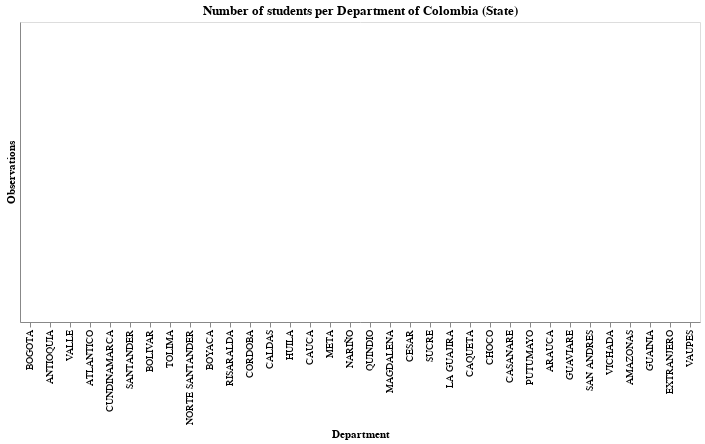

Notebook code cell kept with this figure:
### Markdown cell above
## Students by Department of Residence

### Code cell
# Department of residence (Colombia states)
source = df_eng.groupby('your_dept_resides').count()[['your_consecutive']].reset_index().rename(columns={'your_consecutive':'obs'})

source_order = list(source.sort_values(by=['obs'], ascending=False)['your_dept_resides'])

alt.Chart(source).mark_bar().encode(
    alt.X('your_dept_resides', sort=source_order, title="Department"),
    alt.Y('obs', title="Observations", scale=alt.Scale(type='log')),
    alt.Color('your_dept_resides', legend=None),
    tooltip=['your_dept_resides', 'obs']
).properties(
    title = "Number of students per Department of Colombia (State)"
)

### Figure 1 — Vega-Lite specification as saved in the notebook (floating-point values rounded to 4 significant figures)
{"$schema": "https://vega.github.io/schema/vega-lite/v4.8.1.json", "config": {"view": {"continuousHeight": 300, "continuousWidth": 400}}, "data": {"name": "data-0e8695da26f17b3c412e16aba3075bc3"}, "datasets": {"data-0e8695da26f17b3c412e16aba3075bc3": [{"obs": 32, "your_dept_resides": "AMAZONAS"}, {"obs": 24266, "your_dept_resides": "ANTIOQUIA"}, {"obs": 256, "your_dept_resides": "ARAUCA"}, {"obs": 14004, "your_dept_resides": "ATLANTICO"}, {"obs": 63529, "your_dept_resides": "BOGOTA"}, {"obs": 6705, "your_dept_resides": "BOLIVAR"}, {"obs": 5244, "your_dept_resides": "BOYACA"}, {"obs": 4352, "your_dept_resides": "CALDAS"}, {"obs": 1064, "your_dept_resides": "CAQUETA"}, {"obs": 840, "your_dept_resides": "CASANARE"}, {"obs": 3828, "your_dept_resides": "CAUCA"}, {"obs": 2679, "your_dept_resides": "CESAR"}, {"obs": 1010, "your_dept_resides": "CHOCO"}, {"obs": 4414, "your_dept_resides": "CORDOBA"}, {"obs": 12776, "your_dept_resides": "CUNDINAMARCA"}, {"obs": 19, "your_dept_resides": "EXTRANJERO"}, {"obs": 25, "your_dept_resides": "GUAINIA"}, {"obs": 165, "your_dept_resides": "GUAVIARE"}, {"obs": 3937, "your_dept_resides": "HUILA"}, {"obs": 1669, "your_dept_resides": "LA GUAJIRA"}, {"obs": 2905, "your_dept_resides": "MAGDALENA"}, {"obs": 3777, "your_dept_resides": "META"}, {"obs": 3630, "your_dept_resides": "NARIÑO"}, {"obs": 5926, "your_dept_resides": "NORTE SANTANDER"}, {"obs": 450, "your_dept_resides": "PUTUMAYO"}, {"obs": 3367, "your_dept_resides": "QUINDIO"}, {"obs": 4819, "your_dept_resides": "RISARALDA"}, {"obs": 125, "your_dept_resides": "SAN ANDRES"}, {"obs": 10124, "your_dept_resides": "SANTANDER"}, {"obs": 2633, "your_dept_resides": "SUCRE"}, {"obs": 6134, "your_dept_resides": "TOLIMA"}, {"obs": 16891, "your_dept_resides": "VALLE"}, {"obs": 11, "your_dept_resides": "VAUPES"}, {"obs": 39, "your_dept_resides": "VICHADA"}]}, "encoding": {"color": {"field": "your_dept_resides", "legend": null, "type": "nominal"}, "tooltip": [{"field": "your_dept_resides", "type": "nominal"}, {"field": "obs", "type": "quantitative"}], "x": {"field": "your_dept_resides", "sort": ["BOGOTA", "ANTIOQUIA", "VALLE", "ATLANTICO", "CUNDINAMARCA", "SANTANDER", "BOLIVAR", "TOLIMA", "NORTE SANTANDER", "BOYACA", "RISARALDA", "CORDOBA", "CALDAS", "HUILA", "CAUCA", "META", "NARIÑO", "QUINDIO", "MAGDALENA", "CESAR", "SUCRE", "LA GUAJIRA", "CAQUETA", "CHOCO", "CASANARE", "PUTUMAYO", "ARAUCA", "GUAVIARE", "SAN ANDRES", "VICHADA", "AMAZONAS", "GUAINIA", "EXTRANJERO", "VAUPES"], "title": "Department", "type": "nominal"}, "y": {"field": "obs", "scale": {"type": "log"}, "title": "Observations", "type": "quantitative"}}, "mark": "bar", "title": "Number of students per Department of Colombia (State)"}
